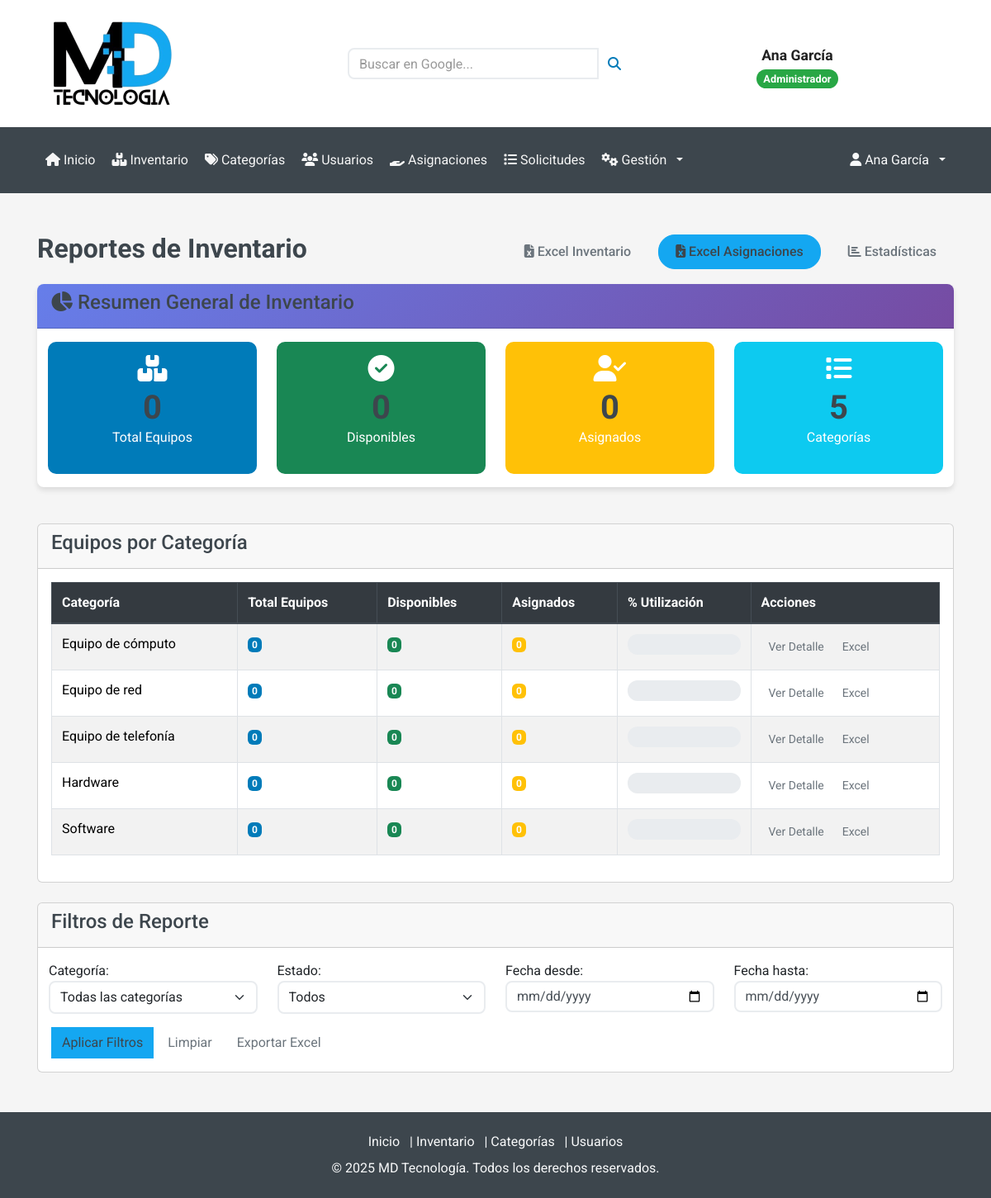
Page /Usuario/Reportes.php (signed in) on the committed database.
### tables this page shows
CREATE TABLE IF NOT EXISTS `categorias` (
  `id` int NOT NULL AUTO_INCREMENT,
  `nombre` varchar(50) NOT NULL,
  `descripcion` text,
  PRIMARY KEY (`id`),
  UNIQUE KEY `uq_categorias_nombre` (`nombre`)
);

### conexion.php (called while the page is built, shortened)
<?php
class Conexion {
    private $servername = "localhost";
    private $username = "labo2fa";
    private $password = "GoLoNdRiNa56(/)";
    private $dbname = "cmdb";
    private $port = 3306;
    private $conn;
    public function __construct() {
        try {
            $this->conn = new mysqli($this->servername, $this->username, $this->password, $this->dbname);
            $this->conn->set_charset("utf8mb4");
        } catch (Exception $e) {
            try {
                $this->conn = new mysqli("127.0.0.1", $this->username, $this->password, $this->dbname, $this->port);
                if ($this->conn->connect_error) {
                    throw new Exception("Error de conexión: " . $this->conn->connect_error);
                }
                $this->conn->set_charset("utf8mb4");
            } catch (Exception $e2) {
                try {
                    $this->conn = new mysqli("localhost:/tmp/mysql.sock", $this->username, $this->password, $this->dbname);
                    if ($this->conn->connect_error) {
                        throw new Exception("Error de conexión: " . $this->conn->connect_error);
                    }
                    $this->conn->set_charset("utf8mb4");
                } catch (Exception $e3) {
                    die("No se pudo establecer conexión a la base de datos. Posibles soluciones:<br>
                         1. Verifique que MySQL esté ejecutándose en WAMP<br>
                         2. Verifique que la contraseña del usuario root sea '1234'<br>
                         3. En phpMyAdmin, cambie el plugin de autenticación del usuario root a 'mysql_native_password'<br>
                         Error: " . $e3->getMessage());
                }
            }
        }
    }
    public function obtenerEstadisticasPorCategoria() {
        $sql = "SELECT
                    c.id as categoria_id,
                    c.nombre as categoria,
                    COUNT(i.id) as total_equipos,
                    COUNT(a.id) as equipos_asignados
                FROM categorias c
                LEFT JOIN inventario i ON c.id = i.categoria_id
                LEFT JOIN asignaciones a ON i.id = a.inventario_id AND a.estado = 'asignado'
                GROUP BY c.id, c.nombre
                ORDER BY c.nombre";
        $result = $this->conn->query($sql);
        $estadisticas = [];
        if ($result && $result->num_rows > 0) {
            while ($row = $result->fetch_assoc()) {
                $estadisticas[] = $row;
            }
        }
        return $estadisticas;
    }
}
?>

### Usuario/Reportes.php (the view, shortened to what this page needs)
<?php
include('../navbar_unificado.php');
require_once '../conexion.php';
try {
    $conexion = new Conexion();
    $estadisticas = $conexion->obtenerEstadisticasPorCategoria();
} catch (Exception $e) {
    echo '<div class="container mt-5">
            <div class="alert alert-danger">
                <h4>Error al cargar reportes</h4>
                <p>Error: ' . htmlspecialchars($e->getMessage()) . '</p>
            </div>
          </div>';
    include('footer.php');
    exit;
}
?>
<div class="container mt-5">
    <div class="d-flex justify-content-between align-items-center mb-3">
        <h2>Reportes de Inventario</h2>
        <div>
            <button class="btn btn-success btn-reporte" onclick="exportarExcel('inventario')">
                <i class="fas fa-file-excel"></i> Excel Inventario
            </button>
            <button class="btn btn-primary btn-reporte ms-2" onclick="exportarExcel('asignaciones')">
                <i class="fas fa-file-excel"></i> Excel Asignaciones
            </button>
            <button class="btn btn-info btn-reporte ms-2" onclick="exportarExcel('estadisticas')">
                <i class="fas fa-chart-bar"></i> Estadísticas
            </button>
        </div>
    </div>
    <div class="row mb-4">
        <div class="col-12">
            <div class="card reporte-card">
                <div class="card-header">
                    <h4><i class="fas fa-chart-pie"></i> Resumen General de Inventario</h4>
                </div>
                <div class="card-body">
                    <div class="row">
                        <?php
                        $totalEquipos = 0;
                        $totalAsignados = 0;
                        foreach($estadisticas as $stat):
                            $totalEquipos += $stat['total_equipos'];
                            $totalAsignados += $stat['equipos_asignados'];
                        endforeach;
                        $totalDisponibles = $totalEquipos - $totalAsignados;
                        ?>
                        <div class="col-md-3">
                            <div class="card bg-primary text-white estadistica-card">
                                <div class="card-body text-center">
                                    <i class="fas fa-boxes fa-2x mb-2"></i>
                                    <h3><?= $totalEquipos ?></h3>
                                    <p>Total Equipos</p>
                                </div>
                            </div>
                        </div>
                        <div class="col-md-3">
                            <div class="card bg-success text-white estadistica-card">
                                <div class="card-body text-center">
                                    <i class="fas fa-check-circle fa-2x mb-2"></i>
                                    <h3><?= $totalDisponibles ?></h3>
                                    <p>Disponibles</p>
                                </div>
                            </div>
                        </div>
                        <div class="col-md-3">
                            <div class="card bg-warning text-white estadistica-card">
                                <div class="card-body text-center">
                                    <i class="fas fa-user-check fa-2x mb-2"></i>
                                    <h3><?= $totalAsignados ?></h3>
                                    <p>Asignados</p>
                                </div>
                            </div>
                        </div>
                        <div class="col-md-3">
                            <div class="card bg-info text-white estadistica-card">
                                <div class="card-body text-center">
                                    <i class="fas fa-list fa-2x mb-2"></i>
                                    <h3><?= count($estadisticas) ?></h3>
                                    <p>Categorías</p>
                                </div>
                            </div>
                        </div>
                    </div>
                </div>
            </div>
        </div>
    </div>
    <div class="row">
        <div class="col-12">
            <div class="card">
                <div class="card-header">
                    <h4>Equipos por Categoría</h4>
                </div>
                <div class="card-body">
                    <div class="table-responsive">
                        <table class="table table-striped table-bordered" id="tablaReportes">
                            <thead class="thead-dark">
                                <tr>
                                    <th>Categoría</th>
                                    <th>Total Equipos</th>
                                    <th>Disponibles</th>
                                    <th>Asignados</th>
                                    <th>% Utilización</th>
                                    <th>Acciones</th>
                                </tr>
                            </thead>
                            <tbody>
                                <?php foreach($estadisticas as $stat):
                                    $disponibles = $stat['total_equipos'] - $stat['equipos_asignados'];
                                ?>
                                <tr>
                                    <td><?= htmlspecialchars($stat['categoria']) ?></td>
                                    <td>
                                        <span class="badge bg-primary"><?= $stat['total_equipos'] ?></span>
                                    </td>
                                    <td>
                                        <span class="badge bg-success"><?= $disponibles ?></span>
                                    </td>
                                    <td>
                                        <span class="badge bg-warning"><?= $stat['equipos_asignados'] ?></span>
                                    </td>
                                    <td>
                                        <div class="progress">
                                        </div>
                                    </td>
                                    <td>
                                        <button class="btn btn-sm btn-info"
                                                onclick="verDetalle('<?= $stat['categoria_id'] ?>', '<?= htmlspecialchars($stat['categoria']) ?>')">
                                            Ver Detalle
                                        </button>
                                        <button class="btn btn-sm btn-success"
                                                onclick="exportarCategoria('<?= $stat['categoria_id'] ?>', '<?= htmlspecialchars($stat['categoria']) ?>')">
                                            Excel
                                        </button>
                                    </td>
                                </tr>
                                <?php endforeach; ?>
                            </tbody>
                        </table>
                    </div>
                </div>
            </div>
        </div>
    </div>
    <div class="row mt-4">
        <div class="col-12">
            <div class="card">
                <div class="card-header">
                    <h4>Filtros de Reporte</h4>
                </div>
                <div class="card-body">
                    <form id="filtrosReporte">
                        <div class="row">
                            <div class="col-md-3">
                                <label>Categoría:</label>
                                <select class="form-select" id="filtroCategoria">
                                    <option value="">Todas las categorías</option>
                                </select>
                            </div>
                            <div class="col-md-3">
                                <label>Estado:</label>
                                <select class="form-select" id="filtroEstado">
                                    <option value="">Todos</option>
                                </select>
                            </div>
                            <div class="col-md-3">
                                <label>Fecha desde:</label>
                                <input type="date" class="form-control" id="fechaDesde">
                            </div>
                            <div class="col-md-3">
                                <label>Fecha hasta:</label>
                                <input type="date" class="form-control" id="fechaHasta">
                            </div>
                        </div>
                        <div class="row mt-3">
                            <div class="col-12">
                                <button type="button" class="btn btn-primary" onclick="aplicarFiltros()">
                                    Aplicar Filtros
                                </button>
                                <button type="button" class="btn btn-secondary" onclick="limpiarFiltros()">
                                    Limpiar
                                </button>
                                <button type="button" class="btn btn-success" onclick="exportarFiltrado()">
                                    Exportar Excel
                                </button>
                            </div>
                        </div>
                    </form>
                </div>
            </div>
        </div>
    </div>
</div>
<?php include('footer.php'); ?>

### rows in the picture
categorias: nombre "Equipo de cómputo", total_equipos "0", disponibles "0", equipos_asignados "0"
categorias: nombre "Equipo de red", total_equipos "0", disponibles "0", equipos_asignados "0"
categorias: nombre "Equipo de telefonía", total_equipos "0", disponibles "0", equipos_asignados "0"
categorias: nombre "Hardware", total_equipos "0", disponibles "0", equipos_asignados "0"
categorias: nombre "Software", total_equipos "0", disponibles "0", equipos_asignados "0"

### other values in the picture
$nombreUsuario "Ana García"
$rolUsuario "Administrador"
$totalEquipos "0"
$totalDisponibles "0"
$totalAsignados "0"
count($estadisticas) "5"
